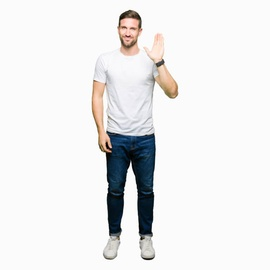
#> input picture Body Detection Using OpenCV/human.jpeg, 270 x 270 px, shrunk from 612 x 612 before the run, given in place of photo.jpeg, which was not available
$ jupyter execute --allow-errors 'Body Detection.ipynb'
#> lines starting #> are read from the running program, lines starting #| are printed output that depends on the picture; pictures that were not available may be replaced by others from this repository, and a replacement may not be noted
#> (a cell that did not finish here is left out)

[cell 2]
#Importing Libraries and Full Body Detection Files
import cv2
detector=cv2.CascadeClassifier('haarcascade_fullbody.xml')

[cell 3]
#Read the file
img = cv2.imread("photo.jpeg")
#> img is the input picture: shape (270, 270, 3); mean B, G, R 235.2, 235.1, 235.3
img = cv2.cvtColor(img,cv2.COLOR_BGR2RGB)
Id="detectedSample"

[cell 4]
import matplotlib.pyplot as plt
plt.imshow(img)

[cell 5]
while(True):
    body = detector.detectMultiScale(img, 1.1, 4)
#> body = [[97, 176, 34, 69]]
    for (x,y,w,h) in body:
        cv2.rectangle(img,(x,y),(x+w,y+h),(255,130,20),2)
        #saving the captured body into directory
        filename=r"Body"+Id +".jpeg"
        cv2.imwrite(filename, img[y:y+h,x:x+w])
        #showing the frame with a rectangle surrounding the body
        cv2.imshow('frame',img)
#> this loop made 1 pass
#> pass 1, `cv2.imwrite(filename, img[y:y+h,x:x+w])`:
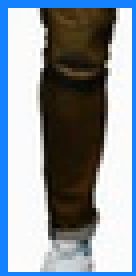
#> saved as BodydetectedSample.jpeg: shape (69, 34, 3) (shown 4 times larger); mean B, G, R 158.8, 148.7, 138.5
#> pass 1, `cv2.imshow('frame',img)`:
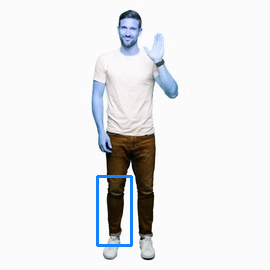
#> window 'frame': shape (270, 270, 3); mean B, G, R 235.5, 234.3, 233.5

    #press 'q' to quit
    if cv2.waitKey(1) & 0xFF == ord('q'):
#> (key q is pressed here)
        break

cv2.destroyAllWindows()

[cell 6]
import matplotlib.pyplot as plt
img = cv2.imread(filename)
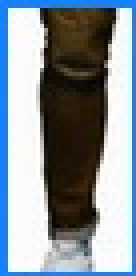
#> img: shape (69, 34, 3) (shown 4 times larger); mean B, G, R 155.5, 148.5, 138.5
plt.imshow(img)
